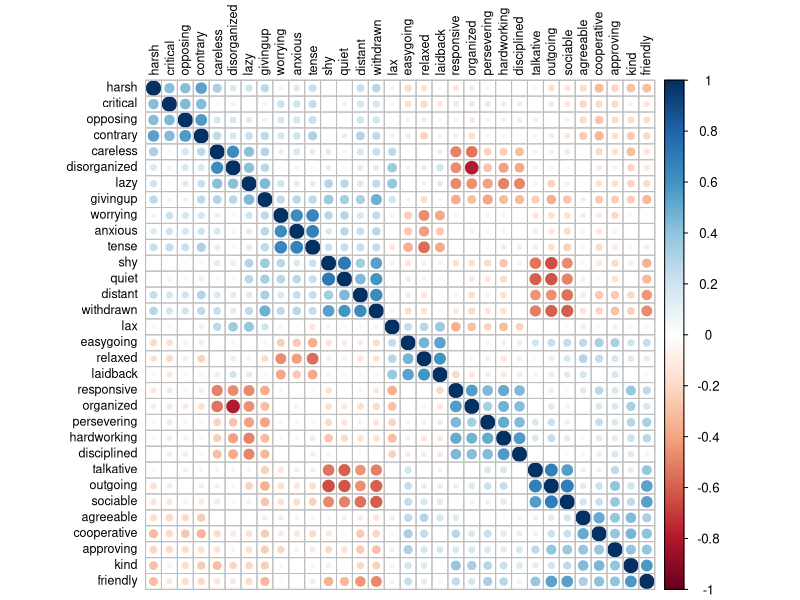

Reproduce this figure in R.
# K-means Cluster Analysis (R)

# programmed by Thomas W. Miller, August 2017

library(cluster)  # for dissimilarities and silhouette coefficient

# obtain data from public-domain source at Stanford University
# 240 student participants' self-ratings on 32 personality characteristics
# a review of these data suggests that student survey participants were
# given an adjective check-list with instructions to self-rate such as:
# "Rate the extent to which each adjective describes you. Use a 
# 1-to-9 scale, where 1 means 'very much unlike me' and 
# 9 means 'very much like me.' " 

# source: http://www.stanford.edu/class/psych253/data/personality0.txt

# earlier work with original text file commented out here
# create data frame from the text file 
# student_data <- read.table("student_data.txt")

# show names in original data file, abbreviated English names
# print(names(student_data))

# assign English variable names to make reports easier to comprehend
# colnames(student_data) <- c("distant", "talkative", "careless", "hardworking", 
# "anxious", "agreeable", "tense", "kind", "opposing", "relaxed",
# "disorganized", "outgoing", "approving", "shy", "disciplined", 
# "harsh", "persevering", "friendly", "worrying", "responsive",
# "contrary", "sociable", "lazy", "cooperative", "quiet",   
# "organized", "critical", "lax", "laidback", "withdrawn",
# "givingup", "easygoing")

# for fun, consider adding your own data to the student_data
# data frame by self-rating the 32 adjectives on a 1-to-9 scale ...
# this would provide 241 observations
# for example...
# my_data <- 
#     data.frame(distant = 1, talkative = 5, careless = 1, 
#     hardworking = 8, anxious = 2, agreeable = 6, tense = 1, 
#     kind = 7, opposing = 3, relaxed = 5, disorganized = 4, 
#     outgoing = 5, approving = 3, shy = 1, disciplined = 5, 
#     harsh = 1, persevering = 9, friendly = 7, worrying = 3, 
#     responsive = 6, contrary = 2, sociable = 6, lazy = 1, 
#     cooperative = 8, quiet = 3, organized = 6, critical = 5, 
#     lax = 2, laidback = 5, withdrawn = 1, givingup = 1, easygoing = 6)
# student_data <- rbind(student_data, my_data)
# show the structure of 241-row data frame
# print(str(student_data))
  
# write data to comma-delimited text file for use with other programs
# write.table(student_data, file = "student_data.csv", sep = ",",
#             eol = "\r\n", na = "NA", dec = ".", row.names = FALSE,
#             col.names = TRUE)
 
student_data <- read.csv("student_data.csv") 
            
cat('\n----- Summary of Input Data -----\n\n') 
           
# show the structure of the data frame
print(str(student_data)) 
print(summary(student_data))

# explore relationships between pairs of variables
# with R corrplot visualization of correlation matrix
# ensure that corrplot is installed prior to using library command
library(corrplot)
corrplot(cor(student_data), order = "hclust", tl.col='black', tl.cex=.75)  

# there is much psychological research about what are called
# the big five factors of perosnality:
# extraversion, agreeableness, conscientiousness, neuroticism, openness
#
# some personality researchers have focused on only two factors:
# extraversion/introversion and neuroticism

cat('\n\n----- K-means Cluster Analysis of Variables -----\n')

# it is good practice to standardize variables prior to clustering
# work with standard scores for all cluster variables
# standard scores have zero mean and unit standard deviation

# specify the number of clusters in order to perform 
# K-means cluster analysis on the variables in the study

# there is much psychological research about what are called
# the big five factors of perosnality:
# extraversion, agreeableness, conscientiousness, neuroticism, openness
#
# some personality researchers have focused on only two factors:
# extraversion/introversion and neuroticism

# suppose we think five factors (and five clusters) will be sufficient 
# here we use our knowledge of the big-five personality factors
# assuming that there may well be five clusters to identify

# standardize on all variables (mean zero, standard deviation 1)
standardized_student_data <- scale(student_data)

set.seed(1)
kmeans_fit <- kmeans(t(standardized_student_data), centers = 5, nstart = 25)

# create data frame summarizing the cluster analysis results
variable_kmeans_solution <- data.frame(cluster = as.numeric(kmeans_fit$cluster), 
    variable = colnames(standardized_student_data))

print(variable_kmeans_solution)

# print results of variable clustering one cluster at a time
for (cluster_id in seq(along = sort(unique(variable_kmeans_solution$cluster)))) {
    this_cluster_data_frame <- variable_kmeans_solution[
        (variable_kmeans_solution$cluster == cluster_id),]
    cat('\n')
    print(this_cluster_data_frame)
    }  

# The silhouette coefficient is a useful general-purpose index
# for evaluating the strength of a clustering solution. The original
# reference is
# Peter J. Rousseeuw (1987). “Silhouettes: a Graphical Aid to the 
#     Interpretation and Validation of Cluster Analysis”. 
#     Computational and Applied Mathematics 20: 53–65. 
#     doi:10.1016/0377-0427(87)90125-7.
# larger positive values of the silhouette coefficient are preferred
# these indicate dense, well separated clusters

dissimilarity <- daisy(t(standardized_student_data)) 
sk <- silhouette(kmeans_fit$cluster, dissimilarity)
silhouette_coefficient <- mean(sk[,'sil_width'])
cat('\n Silhouette coefficient for the five-cluster k-means solution: ',
    silhouette_coefficient)    
        
# a low silhouette coefficient suggests that we may want to try
# kmeans with alternative values for the number of clusters 
# or perhaps this problem is not particularly well suited for cluster analysis             
        
cat('\n\n----- Select K-means Cluster Analysis for Student Segments -----\n')

# here we are working in much the way we would in a market research
# study looking for market segments... here segments/clusters of students

# specify the number of clusters in order to perform 
# K-means cluster analysis on the variables in the study
# with no preconceived notions about the number of student segments/clusters
# we search across various cluster analysis solutions defined 
# each individual k-means solution is defined by the argument n_clusters

# consider selecting a solution based on the silhouette coefficient
for (nclusters in 2:20) {
    set.seed(1)
    kmeans_fit <- kmeans(standardized_student_data, centers = nclusters, nstart = 25)  
    dissimilarity <- daisy(standardized_student_data) 
    sk <- silhouette(kmeans_fit$cluster, dissimilarity)
    silhouette_coefficient <- mean(sk[,'sil_width'])
    cat('\n nclusters: ', nclusters, ' silhouette_coefficient: ',
        silhouette_coefficient)
    }

cat('\n\n----- Solution for Two Student Segments -----\n')

# results suggest that a two-cluster/segment solution is best
nsegments <- 2
set.seed(1)
kmeans_fit <- kmeans(standardized_student_data, centers = nsegments, nstart = 25)  

# create data frame summarizing the cluster analysis results
student_kmeans_solution <- data.frame( 
    student = 1:nrow(standardized_student_data),
    segment = as.numeric(kmeans_fit$cluster))

# to interpret the results of the segmentation 
# we can review the original ratings data for the two clusters/segments

# merge/join the segment information with the original student data
student_segmentation_data <- cbind(student_kmeans_solution, student_data)

# try printing the means for attributes within each segment
for (segment_id in 1:nsegments) {
    this_student_segment_data <- 
        student_segmentation_data[(student_segmentation_data$segment == segment_id), ]
    cat('\n\nAttribute means for segment ', segment_id)
    for (ivar in seq(along = names(student_data))) {
        this_variable_data <- this_student_segment_data[, names(student_data)[ivar]] 
        cat('\n', names(student_data)[ivar], ' ', 
            mean(this_variable_data))
        }
    }

